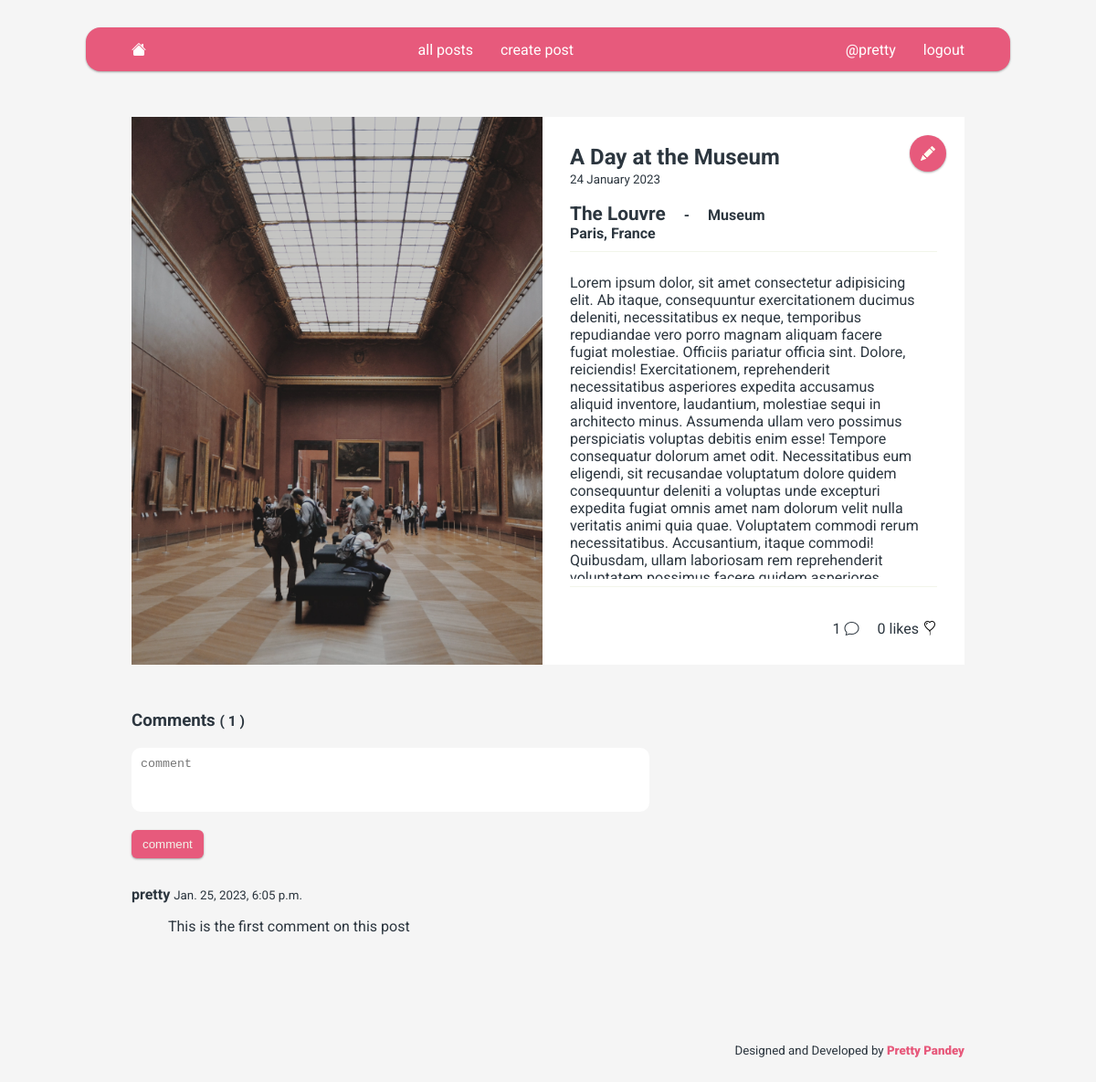
The app's page /social/17/ (signed in) with its own data.
### social/models.py (models this page shows, shortened)
class Post(models.Model):
    user = models.ForeignKey(User, on_delete=models.CASCADE)
    created = models.DateTimeField(default=timezone.now)
    published = models.DateTimeField(blank=True, null=True)
    title = models.CharField(max_length=250)
    destination = models.CharField(max_length=50)
    dest_type = models.CharField(max_length=50)
    location = models.CharField(max_length=250)
    image = models.ImageField(upload_to='uploads/', height_field=None, width_field=None)
    content = models.TextField()
    likes = models.ManyToManyField(User, blank=True, related_name="collected_likes")

class Comment(models.Model):
    user = models.ForeignKey(User, on_delete=models.CASCADE)
    post = models .ForeignKey(Post, related_name="Comments", on_delete=models.CASCADE)
    text = models.TextField()
    created = models.DateTimeField(default=timezone.now)

### social/views.py (the view, shortened to what this page needs)
# urls.py: path('<int:post_id>/', views.detail, name='detail'),
def detail(request, post_id):
    post = get_object_or_404(Post, pk=post_id)
    form = CommentForm()
    context = {
        'post': post,
        'form': form,
    }
    return render(request, 'social/detail.html', context)

### social/forms.py
class CommentForm(forms.ModelForm):
    text = forms.Textarea()
    class Meta:
        model = Comment
        fields = (
            'text',
        )
        widgets = {'text': forms.Textarea(attrs={'placeholder': 'comment', 'help_text': ''})}
        labels = {'text' : ''}

### social/templates/social/detail.html (shortened to what this page needs)
{% extends 'base.html' %}
{% load static %}
{% block content %}
<div class="detail-container">
    <div class="post-image">
        <img src="{{post.image.url}}" alt="{{ post.location }}">
    </div>
    <div class="post-text">
        <div>
            <h1>{{ post.title }}</h1>
            <small>{{ post.created|date:"d F Y" }}</small>
            {% if user.is_authenticated and request.user == post.user %}
            <a class="edit-btn" href="{% url 'social:edit_post' pk=post.pk %}"><i class="bi bi-pencil-fill"></i></a>
            {% endif %}
        </div>
        <div class="post-description">
            <div>
                <h2>{{ post.destination }}</h2>
                <h3>{{ post.location }}</h3>
            </div>
            <h4>-</h4>
            <div>
                <h4>{{ post.dest_type }}</h4>
            </div>
        </div>
        <hr>
        <div class="post-content">
            <p>{{ post.content }}</p>
        </div>
        <hr>
        <div class="analytics">
            <div>{{post.Comments.count}}&nbsp;<i class="bi bi-chat"></i></div>
            {% include 'social/likes.html' %}
        </div>
    </div>
</div>
{% include 'social/comment.html' %}
{% endblock%}

### social/templates/navbar.html
<nav>
    <div>
        <a href=""><i class="bi bi-house-fill"></i></i></a>
    </div>
    <div>
        <a href="{% url 'social:index' %}">all posts</a>
        <a href="{% url 'social:create_post' %}">create post</a>
    </div>
    <div>
        {% if user.is_authenticated %}
        <a href="">@{{ user.username }}</a>
        <a href="{% url 'logout' %}">logout</a>
        {% else %}
            <a href="{% url 'signup' %}">signup</a>
            <a href="{% url 'login' %}">login</a>
        {% endif %}
    </div>
</nav>

### social/templates/social/likes.html
<div id="likesarea">
    <span>
        {{post.likes.count}}
        {% if post.likes.count == 1 %}
            like
        {% else %}
            likes
        {% endif %}
    </span>
    <span>
        <button hx-post="{% url 'social:like_post' post.id %}"
        id="like-button" hx-target="#likesarea" hx-swap="outerHTML">
        {% if request.user in post.likes.all %}
        <i class="bi bi-balloon-heart-fill"></i>
        {% else %}
        <i class="bi bi-balloon-heart"></i>
        {% endif %}
        </button>
    </span>
</div>

### social/templates/social/comment.html (shortened to what this page needs)
<div class="comment-section">
    <h3>Comments <small>( {{post.Comments.count}} )</small></h3>
    <form action="{% url 'social:detail' post.id %}" method="POST">
        {{form.as_p}}
        <button type="submit" value="Submit">comment</button>
    </form>
    <div class="comment-text">
        {% if not post.Comments.all %}
        <p>This post has no comments yet... be the first to comment.</p>
        {% else %}
            {% for comment in post.Comments.all %}
                <p><strong>{{ comment.user.username }}</strong> <small>{{ comment.created }}</small></p>
                <blockquote>{{ comment.text }}</blockquote>
            {% endfor %}
        {% endif %}
    </div>
</div>

### static/css/main.css (style rules this page uses)
:root { --gunmetal: #2C363F; --blush: #E75A7C; --ivory: #F2F5EA; --timber-wolf: #D6DBD2; --shadow-1: rgba(0, 0, 0, 0.25) 0px 14px 28px, rgba(0, 0, 0, 0.22) 0px 10px 10px; --shadow-2: rgba(0, 0, 0, 0.16) 0px 3px 6px, rgba(0, 0, 0, 0.23) 0px 3px 6px; --shadow-3: rgba(0, 0, 0, 0.12) 0px 1px 3px, rgba(0, 0, 0, 0.24) 0px 1px 2px; --shadow-4: rgba(50, 50, 93, 0.25) 0px 6px 12px -2px, rgba(0, 0, 0, 0.3) 0px 3px 7px -3px; --shadow-5: rgba(0, 0, 0, 0.24) 0px 3px 8px; --shadow-6: rgba(0, 0, 0, 0.35) 0px 5px 15px; }
html { background-color: whitesmoke; margin:0; }

### records on screen
Post: image (picture), title "A Day at the Museum", created "24 January 2023", destination "The Louvre", location "Paris, France", dest_type "Museum", content "Lorem ipsum dolor, sit amet consectetur adipisicing elit. Ab itaque, consequuntur exercitationem ducimus deleniti, necessitatibus ex neque, temporibus repudiandae vero porro magnam aliquam facere fugiat molestiae. Officiis pariatur officia sint. Dolore, reiciendis! Exercitationem, reprehenderit necessitatibus asperiores expedita accusamus aliquid inventore, laudantium, molestiae sequi in architecto minus. Assumenda ullam vero possimus perspiciatis voluptas debitis enim esse! Tempore consequatur dolorum amet odit. Necessitatibus eum eligendi, sit recusandae voluptatum dolore quidem consequuntur deleniti a voluptas unde excepturi expedita fugiat omnis amet nam dolorum velit nulla veritatis…", Comments.count "1", likes.count "0"
Comment: user.username "pretty", created "Jan. 25, 2023, 6:05 p.m.", text "This is the first comment on this post"

### other values on screen
{{ user.username }} "pretty"
